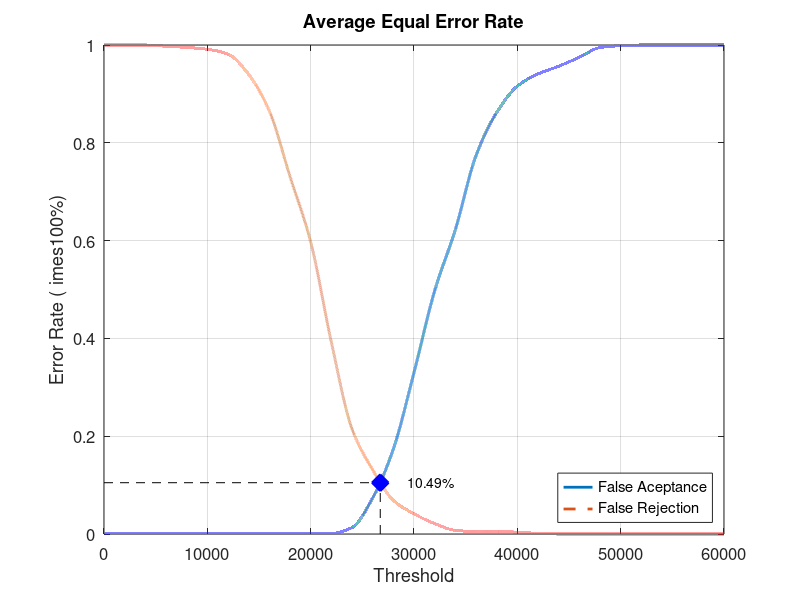
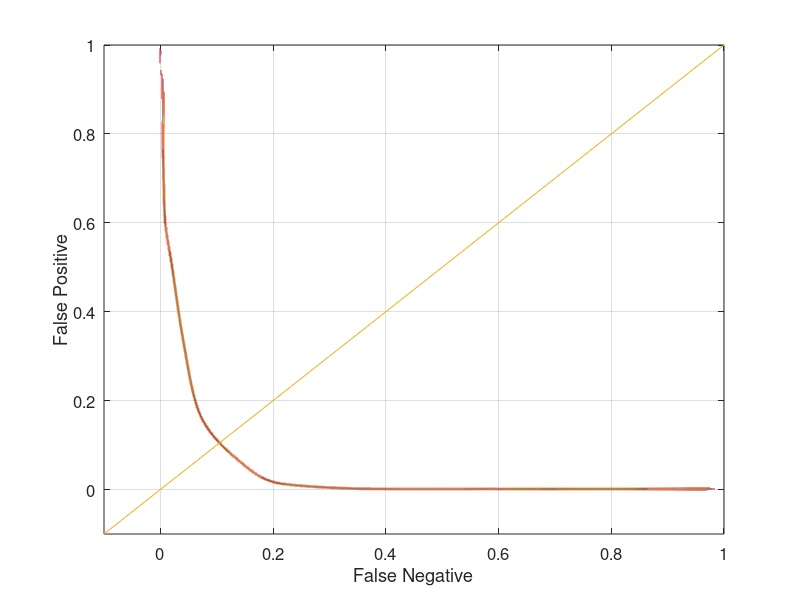

These figures' MATLAB source, in order:
close all;
clear;
clc;
x = 0:2000:60000;
xq = 0:0.5:60000;

y0 = [0 0.00131579 0.00131579 0.00131579 0.00131579 0.00131579 0.00131579 0.00131579 0.00131579 0.00131579 0.00131579 0.00131579 0.0131579 0.0736842 0.173684 0.330263 0.497368 0.622368 0.773684 0.861842 0.915789 0.940789 0.956579 0.975 0.994737 0.998684 1 1 1 1 1]
yy0 = interp1(x, y0, xq, 'pchip');
y1 = [1 1 1 0.9975 0.995 0.99125 0.98125 0.94 0.865 0.73125 0.5975 0.3925 0.215 0.13125 0.06875 0.04125 0.02125 0.0075 0.005 0.005 0.00375 0.00125 0 0 0 0 0 0 0 0 0]
yy1 = interp1(x, y1, xq, 'pchip');

% Calculating EER: 
y2 = abs(y0 - y1);
find(y2 == min(y2))
yy2 = abs(yy0 - yy1);
xEER = find(yy2 == min(yy2));
xEERIndex = xq(xEER) % X-axis EER
yEER = yy0(xEER) % Y-axis EER

main = figure
plot(xq, yy0,'-','LineWidth', 2);	hold on
plot(xq, yy1,'--','LineWidth', 2);	hold on
plot([xEERIndex xEERIndex], [0 yEER], 'k--');	hold on
plot([0 xEERIndex], [yEER yEER], 'k--');	hold on
plot(xEERIndex, yEER, 'bx', 'LineWidth', 10);	hold on
text(xEERIndex + 10 * xEERIndex / 100, yEER, [num2str(round((10000 * yEER)) / 100) '%'])
legend('False Aceptance', 'False Rejection', 'Location', 'SouthEast')
xlabel('Threshold')
ylabel('Error Rate (	imes100%)')
title('Average Equal Error Rate')
set(gca, 'FontSize', 12)
axis([0 60000 0 1])
grid on

print(main, 'Experiment1AverageMain', '-dpng');
FNRxFPR = figure('Color', [1 1 1]);
plot(yy1, yy0, '-', yy1, yy0, 'LineWidth', 2);
hold on
y = -0.1:0.1:1
plot(y, y); 
set(gca, 'FontSize', 12)
xlabel('False Negative')
ylabel('False Positive')
axis([-0.1 1 -0.1 1])
set(gca, 'FontSize', 12)
grid on

print(FNRxFPR, 'Experiment1AverageFNRxFPR','-dpng');
